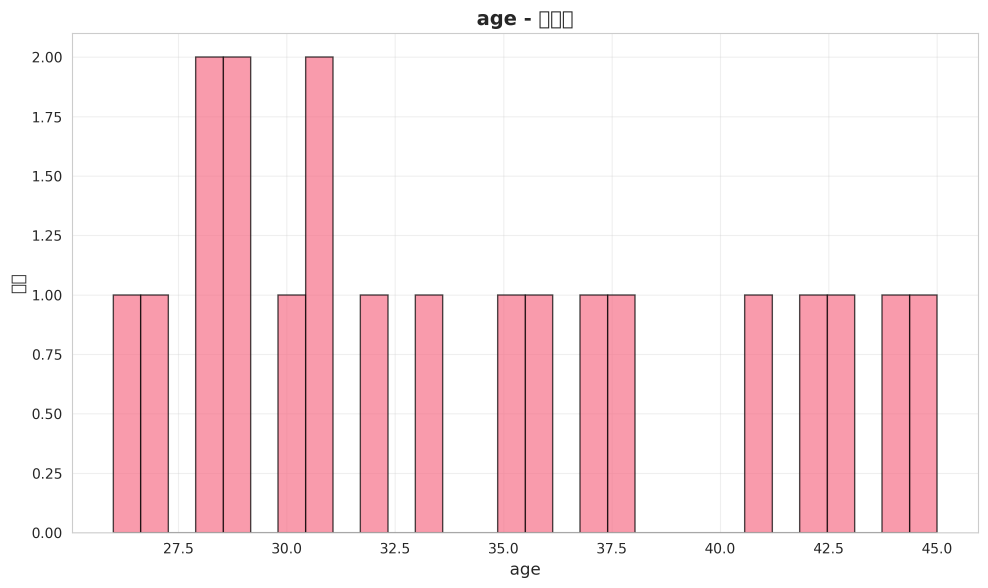
#> input picture tools-utilities/data-processing/visualizations/age_distribution_hist.png, 2964 x 1764 px (shown at 1/3 size)
$ python processor.py ../../tools-utilities/data-processing/visualizations/age_distribution_hist.png   (older library calls are emulated)
#> lines starting #> are read from the running program, lines starting #| are printed output that depends on the picture
"""
Image Processing Utilities
"""
import cv2
import numpy as np
from PIL import Image, ImageEnhance, ImageFilter
from typing import Tuple, Optional, List
import os


class ImageProcessor:
    """Image processing and enhancement utilities"""

    def __init__(self):
        """Initialize image processor"""
        pass

    def resize(
        self,
        image_path: str,
        width: Optional[int] = None,
        height: Optional[int] = None,
        maintain_aspect: bool = True,
        output_path: Optional[str] = None
    ) -> np.ndarray:
        """
        Resize image

        Args:
            image_path: Path to input image
            width: Target width
            height: Target height
            maintain_aspect: Whether to maintain aspect ratio
            output_path: Path to save resized image

        Returns:
            Resized image array
        """
#> called with width = 800, maintain_aspect = True, output_path = 'resized.jpg'
        image = cv2.imread(image_path)
#> image is the input picture: shape (1764, 2964, 3); mean B, G, R 232.1, 228.4, 248.7
        h, w = image.shape[:2]
#> h = 1764; w = 2964

        if maintain_aspect:
            if width and not height:
                height = int(h * (width / w))
#> height = 476
            elif height and not width:
                width = int(w * (height / h))
            elif width and height:
                # Use the smaller scaling factor
                scale = min(width / w, height / h)
                width = int(w * scale)
                height = int(h * scale)

        resized = cv2.resize(image, (width, height), interpolation=cv2.INTER_LANCZOS4)
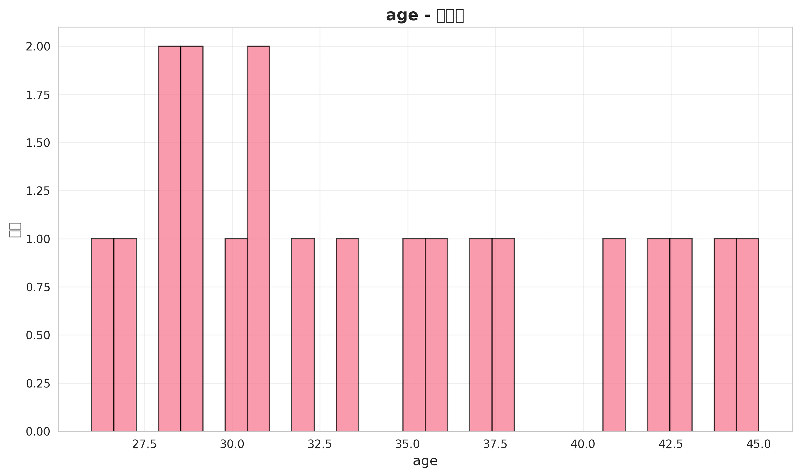
#> resized: shape (476, 800, 3); mean B, G, R 232, 228.3, 248.6

        if output_path:
            cv2.imwrite(output_path, resized)

        return resized

    def enhance(
        self,
        image_path: str,
        brightness: float = 1.0,
        contrast: float = 1.0,
        saturation: float = 1.0,
        sharpness: float = 1.0,
        output_path: Optional[str] = None
    ) -> Image.Image:
        """
        Enhance image

        Args:
            image_path: Path to input image
            brightness: Brightness factor (1.0 = original)
            contrast: Contrast factor (1.0 = original)
            saturation: Saturation factor (1.0 = original)
            sharpness: Sharpness factor (1.0 = original)
            output_path: Path to save enhanced image

        Returns:
            Enhanced image
        """
#> called with brightness = 1.2, contrast = 1.1, saturation = 1.1, sharpness = 1, output_path = 'enhanced.jpg'
        image = Image.open(image_path)
#> image: PIL image 2964x1764 RGBA

        # Apply enhancements
        if brightness != 1.0:
            enhancer = ImageEnhance.Brightness(image)
            image = enhancer.enhance(brightness)
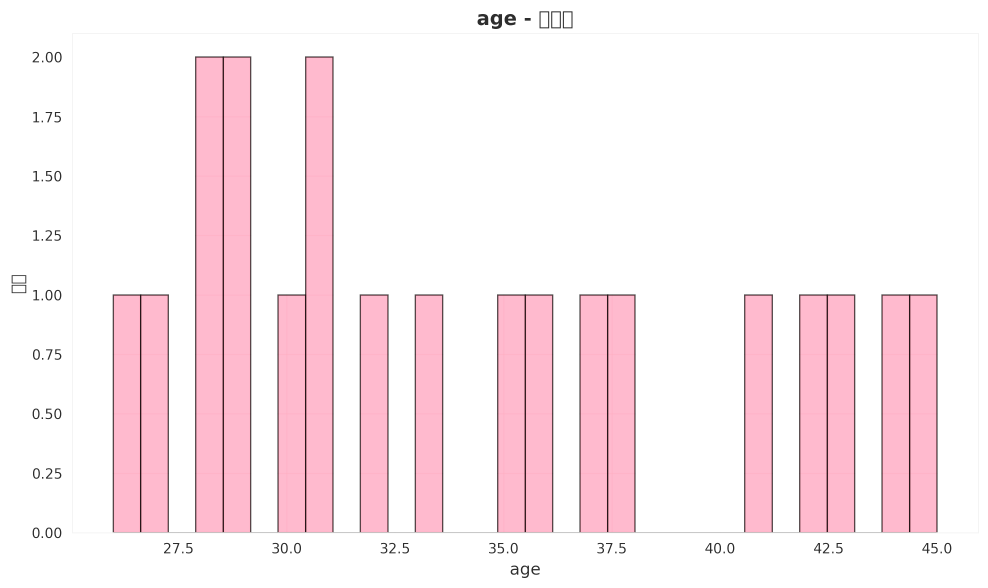
#> image: PIL image 2964x1764 RGBA (shown at 1/3 size); mean R, G, B, A 250.9, 235.7, 240.1, 255

        if contrast != 1.0:
            enhancer = ImageEnhance.Contrast(image)
            image = enhancer.enhance(contrast)

        if saturation != 1.0:
            enhancer = ImageEnhance.Color(image)
            image = enhancer.enhance(saturation)

        if sharpness != 1.0:
            enhancer = ImageEnhance.Sharpness(image)
            image = enhancer.enhance(sharpness)

        if output_path:
            image.save(output_path)

        return image

    # [34 lines left out: function denoise, not called in this run]

    def edge_detection(
        self,
        image_path: str,
        method: str = 'canny',
        output_path: Optional[str] = None
    ) -> np.ndarray:
        """
        Detect edges in image

        Args:
            image_path: Path to input image
            method: Edge detection method ('canny', 'sobel', 'laplacian')
            output_path: Path to save edge image

        Returns:
            Edge detection result
        """
#> called with method = 'canny', output_path = 'edges.jpg'
        image = cv2.imread(image_path, cv2.IMREAD_GRAYSCALE)
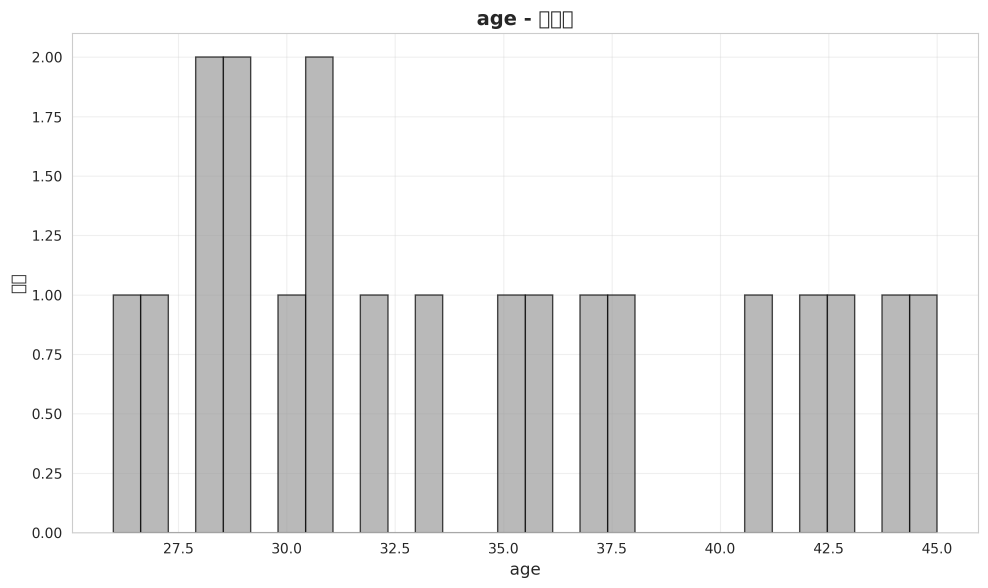
#> image: shape (1764, 2964) (shown at 1/3 size); min 15, max 255, mean 234.8

        if method == 'canny':
            edges = cv2.Canny(image, 100, 200)
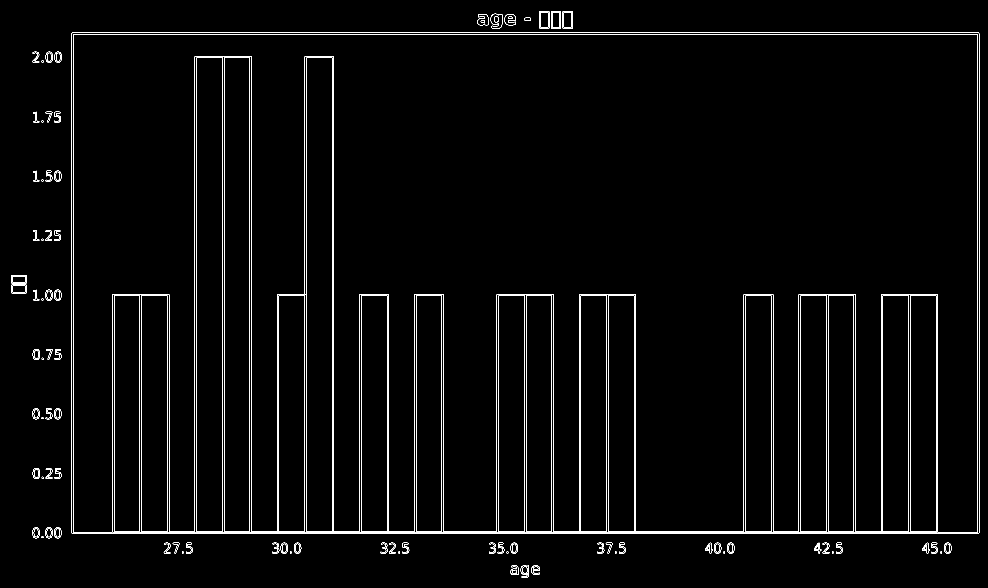
#> edges: shape (1764, 2964) (shown at 1/3 size); 1.5% white in thin lines or dots
        elif method == 'sobel':
            sobelx = cv2.Sobel(image, cv2.CV_64F, 1, 0, ksize=5)
            sobely = cv2.Sobel(image, cv2.CV_64F, 0, 1, ksize=5)
            edges = np.sqrt(sobelx**2 + sobely**2)
            edges = np.uint8(edges)
        elif method == 'laplacian':
            edges = cv2.Laplacian(image, cv2.CV_64F)
            edges = np.uint8(np.absolute(edges))
        else:
            raise ValueError(f"Unknown edge detection method: {method}")

        if output_path:
            cv2.imwrite(output_path, edges)

        return edges

    # [139 lines left out: functions convert_format, batch_convert, crop, rotate, not called in this run]


def main():
    """Example usage"""
    import sys

    if len(sys.argv) < 2:
        print("Usage: python processor.py <image_path>")
        sys.exit(1)

    image_path = sys.argv[1]
    processor = ImageProcessor()

    # Example operations
    print("Resizing image...")
    processor.resize(image_path, width=800, output_path='resized.jpg')

    print("Enhancing image...")
    processor.enhance(
        image_path,
        brightness=1.2,
        contrast=1.1,
        saturation=1.1,
        output_path='enhanced.jpg'
    )

    print("Detecting edges...")
    processor.edge_detection(image_path, method='canny', output_path='edges.jpg')

    print("Done!")


if __name__ == "__main__":
    main()

$ run again, on tools-utilities/data-processing/visualizations/department_bar_chart.png
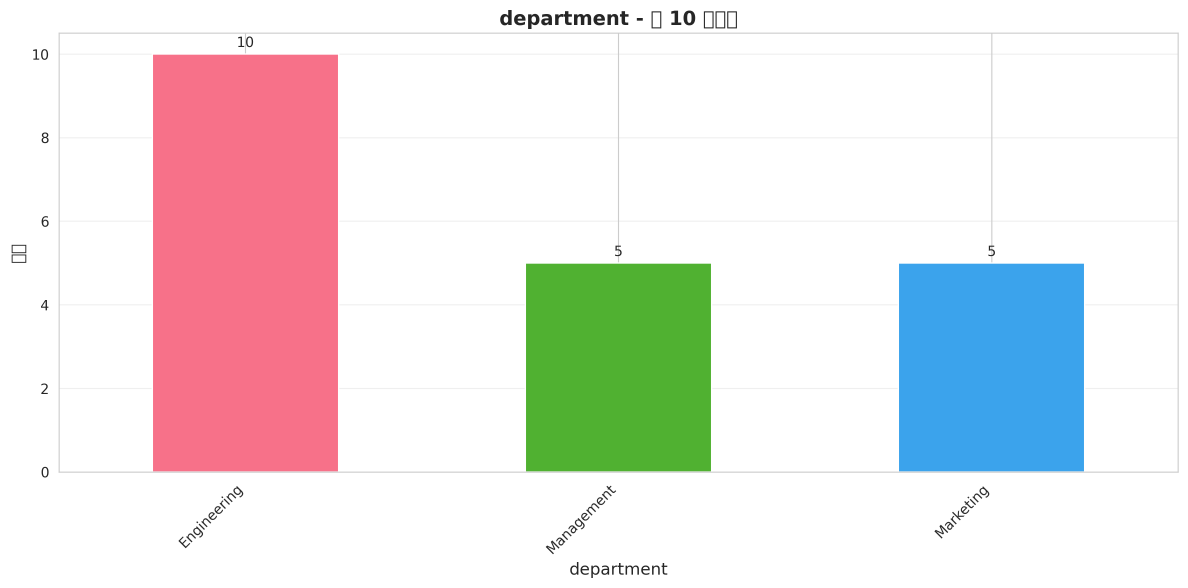
#> input picture tools-utilities/data-processing/visualizations/department_bar_chart.png, 3564 x 1763 px (shown at 1/3 size)
#> in resize, image is the input picture: shape (1763, 3564, 3); mean B, G, R 228.3, 228.7, 232.5
#> in edge_detection, `image = cv2.imread(image_path, cv2.IMREAD_GRAYSCALE)`:
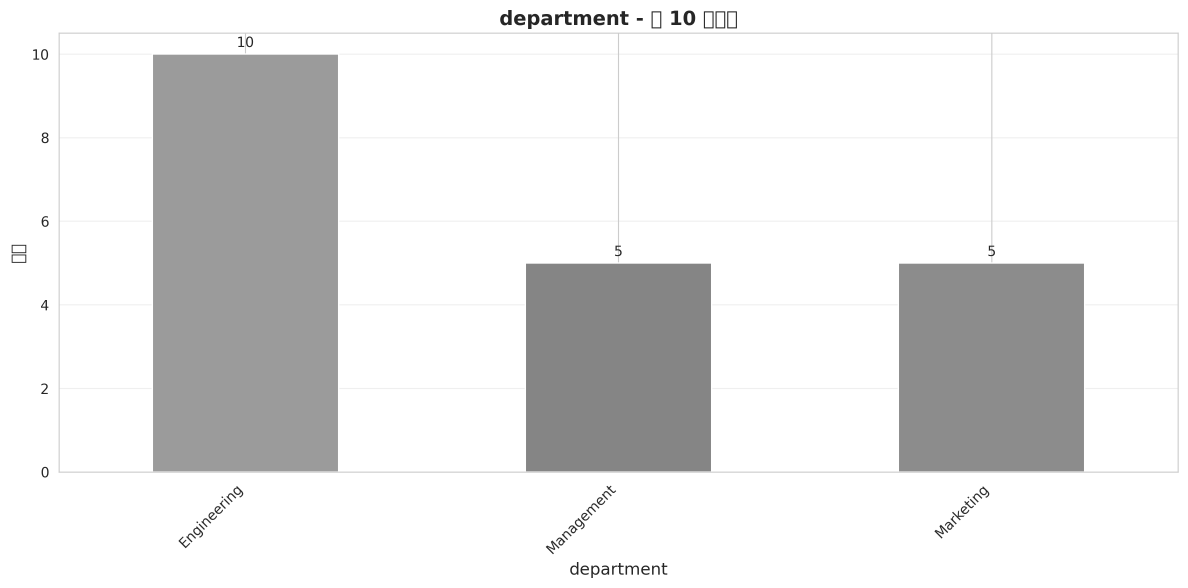
#> image: shape (1763, 3564) (shown at 1/3 size); min 38, max 255, mean 229.7
#> in edge_detection, `edges = cv2.Canny(image, 100, 200)`:
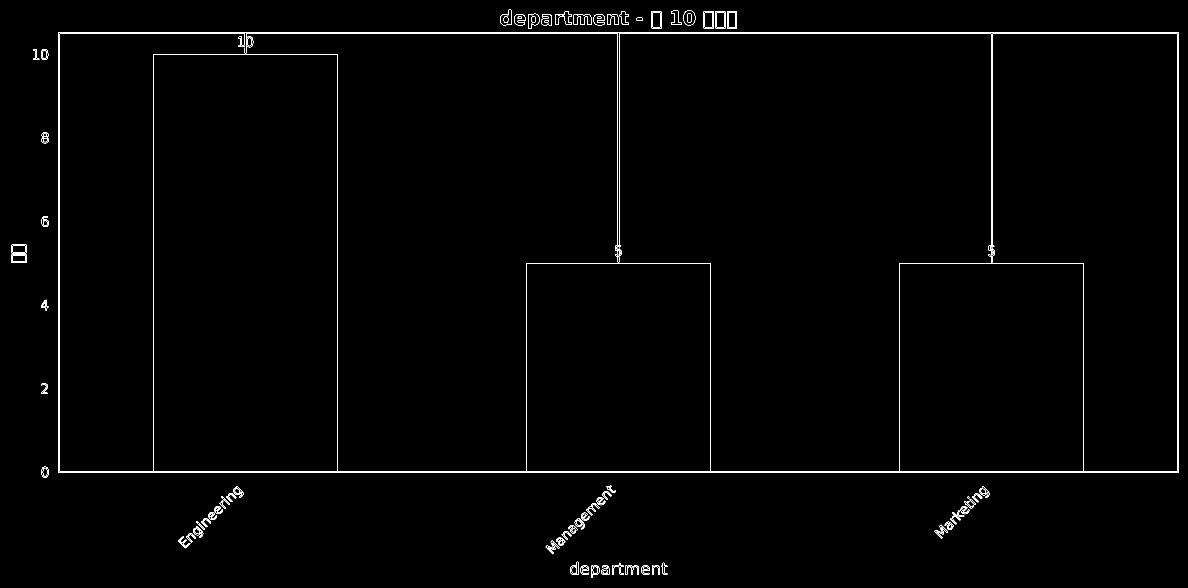
#> edges: shape (1763, 3564) (shown at 1/3 size); 0.65% white in thin lines or dots

$ run again, on tools-utilities/data-processing/visualizations/id_distribution_hist.png
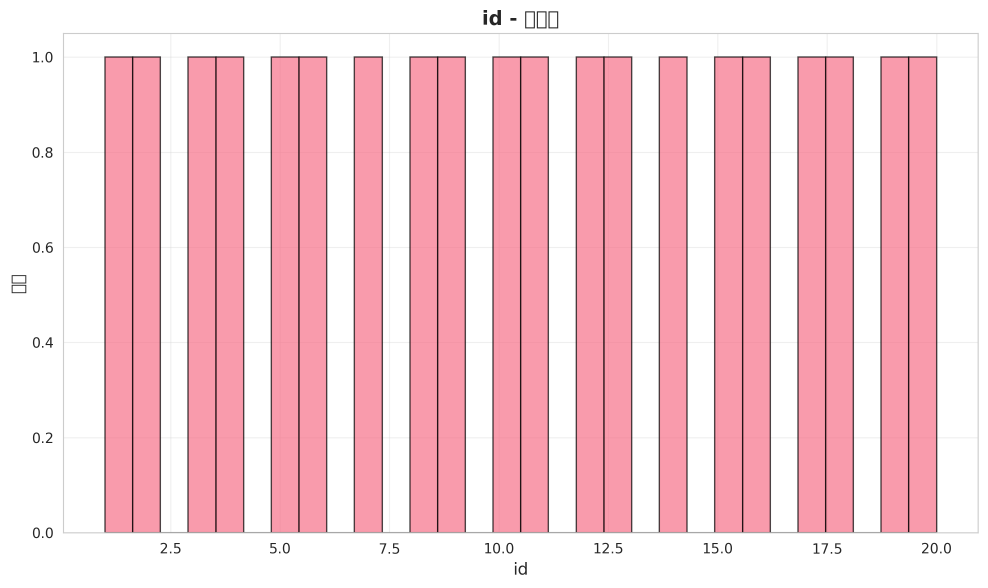
#> input picture tools-utilities/data-processing/visualizations/id_distribution_hist.png, 2964 x 1764 px (shown at 1/3 size)
#> in resize, image is the input picture: shape (1764, 2964, 3); mean B, G, R 210.8, 203.4, 244.4
#> in edge_detection, `image = cv2.imread(image_path, cv2.IMREAD_GRAYSCALE)`:
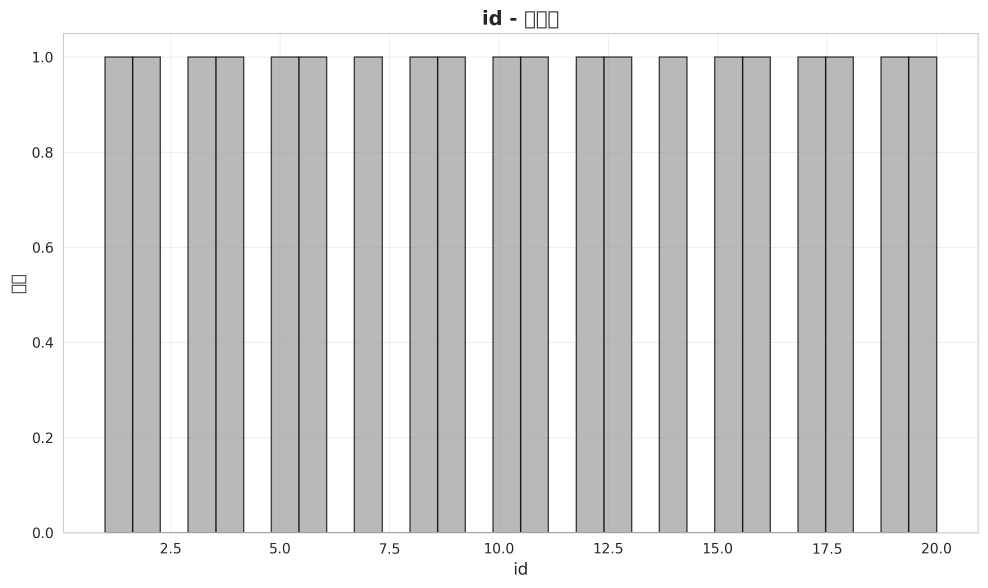
#> image: shape (1764, 2964) (shown at 1/3 size); min 15, max 255, mean 216.5
#> in edge_detection, `edges = cv2.Canny(image, 100, 200)`:
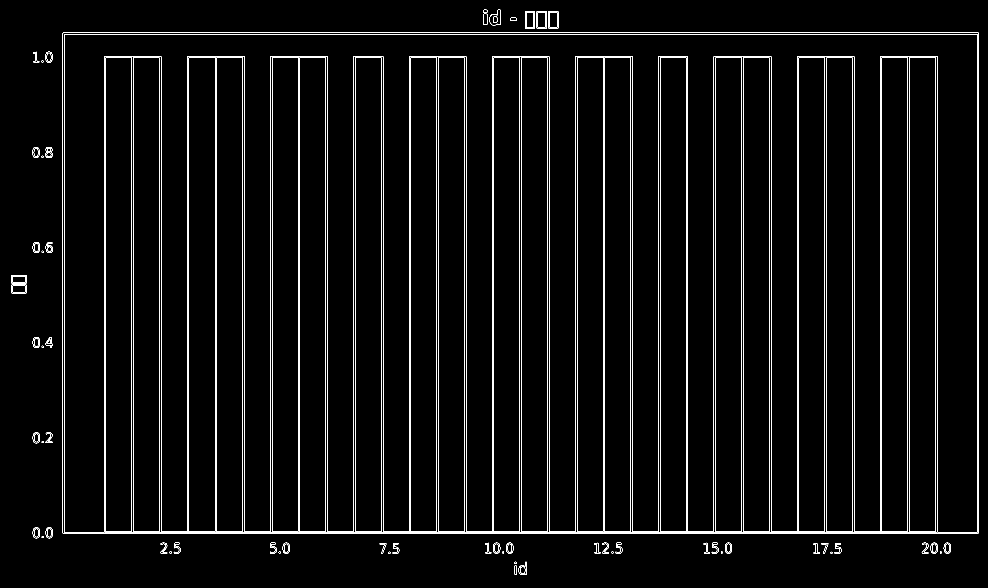
#> edges: shape (1764, 2964) (shown at 1/3 size); 2.3% white in thin lines or dots
